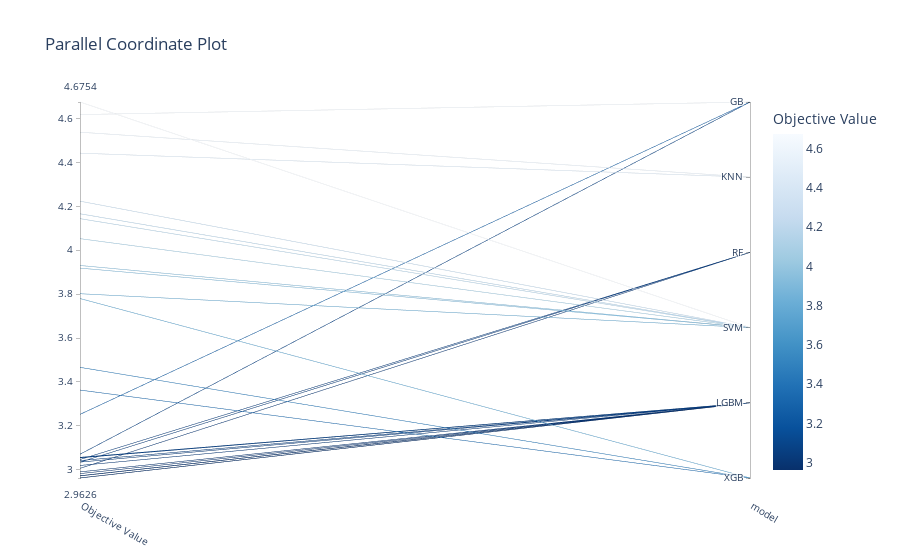

The notebook cell this image was saved under:
### Code cell
optuna.visualization.plot_parallel_coordinate(study,params=["model"])

### Figure 1 — Plotly figure (JSON) as saved in the notebook; plotly's stock layout.template omitted (floating-point values rounded to 4 significant figures)
{"data": [{"dimensions": [{"label": "Objective Value", "range": [2.963, 4.675], "values": [3.78, 3.02, 4.166, 3.047, 3.007, 2.991, 2.973, 4.442, 4.224, 3.035, 3.802, 3.071, 4.053, 3.042, 3.035, 3.931, 4.538, 4.618, 3.252, 4.144, 4.675, 3.919, 3.057, 3.055, 2.972, 3.363, 3.467, 2.963, 2.983, 2.963]}, {"label": "model", "range": [0, 5], "ticktext": ["XGB", "LGBM", "SVM", "RF", "KNN", "GB"], "tickvals": [0, 1, 2, 3, 4, 5], "values": [0, 1, 2, 3, 3, 1, 1, 4, 2, 1, 2, 5, 2, 1, 3, 2, 4, 5, 5, 2, 2, 2, 1, 1, 1, 0, 0, 1, 1, 1]}], "labelangle": 30, "labelside": "bottom", "line": {"color": [3.78, 3.02, 4.166, 3.047, 3.007, 2.991, 2.973, 4.442, 4.224, 3.035, 3.802, 3.071, 4.053, 3.042, 3.035, 3.931, 4.538, 4.618, 3.252, 4.144, 4.675, 3.919, 3.057, 3.055, 2.972, 3.363, 3.467, 2.963, 2.983, 2.963], "colorbar": {"title": {"text": "Objective Value"}}, "colorscale": [[0, "rgb(247,251,255)"], [0.125, "rgb(222,235,247)"], [0.25, "rgb(198,219,239)"], [0.375, "rgb(158,202,225)"], [0.5, "rgb(107,174,214)"], [0.625, "rgb(66,146,198)"], [0.75, "rgb(33,113,181)"], [0.875, "rgb(8,81,156)"], [1, "rgb(8,48,107)"]], "reversescale": true, "showscale": true}, "type": "parcoords"}], "layout": {"title": {"text": "Parallel Coordinate Plot"}}}
